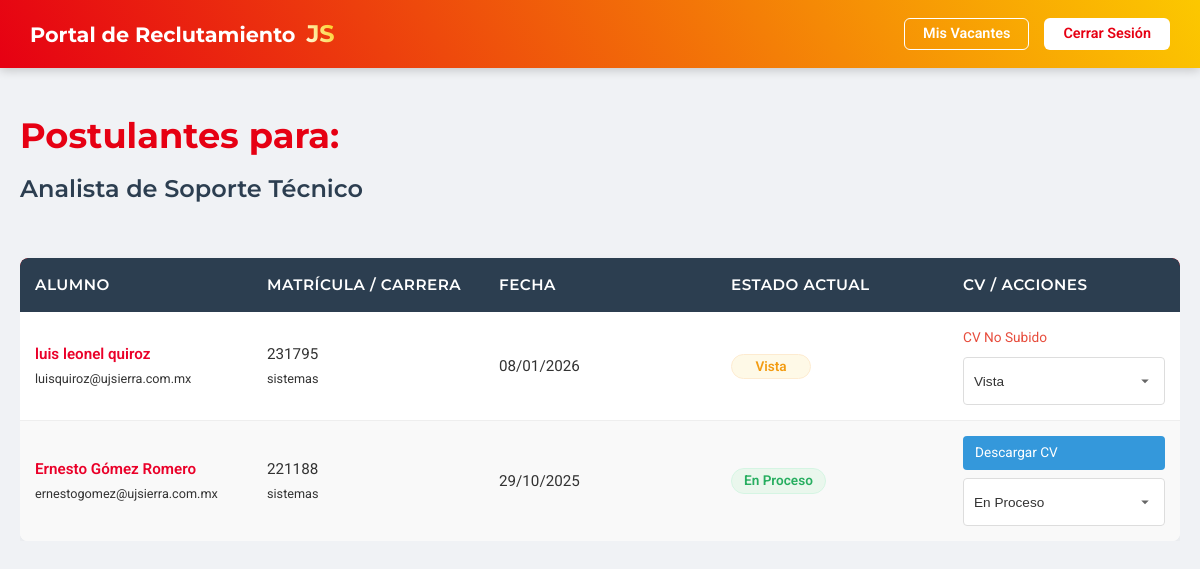
/Justo-Sierra/companies/ver_postulaciones.php?id_vacante=3 (signed in), run on the app's committed database.
### tables this page shows
CREATE TABLE `vacantes` (
  `id_vacante` int(11) NOT NULL,
  `id_empresa` int(11) NOT NULL,
  `titulo` varchar(255) NOT NULL,
  `descripcion` text NOT NULL,
  `tipo_contrato` enum('tiempo_completo','medio_tiempo','practicas','temporal','proyecto') NOT NULL,
  `modalidad` enum('presencial','remoto','hibrido') NOT NULL,
  `salario_ofrecido` decimal(10,2) DEFAULT NULL,
  `carrera_afin` varchar(100) DEFAULT NULL,
  `ubicacion` varchar(255) DEFAULT NULL,
  `estado` enum('abierta','cerrada') DEFAULT 'abierta',
  `fecha_publicacion` timestamp NOT NULL DEFAULT current_timestamp()
);

CREATE TABLE `postulaciones` (
  `id_postulacion` int(11) NOT NULL,
  `id_alumno` int(11) NOT NULL,
  `id_vacante` int(11) NOT NULL,
  `fecha_postulacion` timestamp NOT NULL DEFAULT current_timestamp(),
  `estado_postulacion` enum('enviada','vista','en_proceso','rechazada') DEFAULT 'enviada'
);

CREATE TABLE `alumnos` (
  `id_alumno` int(11) NOT NULL,
  `nombre` varchar(100) NOT NULL,
  `apellidos` varchar(150) NOT NULL,
  `email` varchar(255) NOT NULL,
  `password` varchar(255) NOT NULL,
  `matricula` varchar(20) NOT NULL,
  `carrera` varchar(100) DEFAULT NULL,
  `semestre` int(11) DEFAULT NULL,
  `cv_url` varchar(255) DEFAULT NULL,
  `perfil_linkedin` varchar(255) DEFAULT NULL,
  `fecha_registro` timestamp NOT NULL DEFAULT current_timestamp()
);

### Justo-Sierra/companies/ver_postulaciones.php (the view, shortened to what this page needs)
<?php
include '../config/conexion.php';
$id_empresa = $_SESSION['id_empresa'];
$id_vacante = $_GET['id_vacante'] ?? null;
$postulantes = [];
$vacante_titulo = '';
$error_db = null;
try {
    $sql_check = "SELECT titulo FROM Vacantes WHERE id_vacante = :id_vacante AND id_empresa = :id_empresa";
    $stmt_check = $conexion->prepare($sql_check);
    $stmt_check->bindParam(':id_vacante', $id_vacante, PDO::PARAM_INT);
    $stmt_check->bindParam(':id_empresa', $id_empresa, PDO::PARAM_INT);
    $stmt_check->execute();
    $vacante_data = $stmt_check->fetch(PDO::FETCH_ASSOC);
    $vacante_titulo = $vacante_data['titulo'];
    $sql = "SELECT
                p.id_postulacion,
                p.fecha_postulacion,
                p.estado_postulacion,
                a.id_alumno,
                a.nombre,
                a.apellidos,
                a.email,
                a.matricula,
                a.carrera,
                a.cv_url
            FROM
                Postulaciones AS p
            JOIN
                Alumnos AS a ON p.id_alumno = a.id_alumno
            WHERE
                p.id_vacante = :id_vacante
            ORDER BY
                p.fecha_postulacion DESC";
    $stmt = $conexion->prepare($sql);
    $stmt->bindParam(':id_vacante', $id_vacante, PDO::PARAM_INT);
    $stmt->execute();
    $postulantes = $stmt->fetchAll(PDO::FETCH_ASSOC);
} catch (PDOException $e) {
    $error_db = "Error al cargar los postulantes: " . $e->getMessage();
}
?>
<!DOCTYPE html>
<html lang="es">
<head>
    <link rel="stylesheet" href="../assets/css/style.css">
</head>
<body>
    <nav class="navbar">
        <div class="navbar-brand">
            Portal de Reclutamiento <span class="brand-js">JS</span>
        </div>
        <div class="navbar-links">
            <a href="gestion_vacantes.php" class="btn-secondary-nav">Mis Vacantes</a>
            <a href="../logout.php" class="btn-logout">Cerrar Sesión</a>
        </div>
    </nav>
    <div class="dashboard-container">
        <h1 style="margin-top: 30px; margin-bottom: 5px; text-align: left;">
            Postulantes para:
        </h1>
        <h2 style="margin-top: 0; margin-bottom: 30px; font-weight: 600; color: #2c3e50;">
            <?php echo htmlspecialchars($vacante_titulo); ?>
        </h2>
        <?php if ($error_db): ?>
            <div class="mensaje error"><?php echo htmlspecialchars($error_db); ?></div>
        <?php else: ?>
            <div class="table-responsive">
                <table class="applications-table">
                    <thead>
                        <tr>
                            <th>Alumno</th>
                            <th>Matrícula / Carrera</th>
                            <th>Fecha</th>
                            <th>Estado Actual</th>
                            <th>CV / Acciones</th>
                        </tr>
                    </thead>
                    <tbody>
                        <?php foreach ($postulantes as $p): ?>
                            <tr>
                                <td data-label="Alumno">
                                    <strong><?php echo htmlspecialchars($p['nombre'] . ' ' . $p['apellidos']); ?></strong>
                                    <br><small><?php echo htmlspecialchars($p['email']); ?></small>
                                </td>
                                <td data-label="Matrícula / Carrera">
                                    <?php echo htmlspecialchars($p['matricula']); ?>
                                    <br><small><?php echo htmlspecialchars($p['carrera']); ?></small>
                                </td>
                                <td data-label="Fecha"><?php echo date('d/m/Y', strtotime($p['fecha_postulacion'])); ?></td>
                                <td data-label="Estado">
                                    <?php
                                        $estado_raw = strtolower($p['estado_postulacion']);
                                        if ($estado_raw == 'en_proceso') {
                                            $estado_display = 'En proceso';
                                        } else {
                                            $estado_display = ucfirst($estado_raw);
                                        }
                                    ?>
                                    <span class="status-badge status-<?php echo $estado_raw; ?>">
                                        <?php echo htmlspecialchars($estado_display); ?>
                                    </span>
                                </td>
                                <td data-label="CV / Acciones">
                                    <div class="table-actions-group">
                                        <?php if ($p['cv_url']): ?>
                                            <a href="../<?php echo htmlspecialchars($p['cv_url']); ?>" target="_blank"
                                               class="table-action-link action-download">
                                                Descargar CV
                                            </a>
                                        <?php else: ?>
                                            <span style="color: #e74c3c; font-size: 0.9em;">CV No Subido</span>
                                        <?php endif; ?>
                                        <form method="POST" style="display: inline;" onsubmit="return confirm('¿Estás seguro de cambiar el estado de esta postulación?');">
                                            <select name="new_status" onchange="if(confirm('¿Cambiar estado de la postulación?')) { this.form.submit(); }">
                                                <option value="vista" <?php if ($p['estado_postulacion'] == 'vista') echo 'selected'; ?>>Vista</option>
                                                <option value="en_proceso" <?php if ($p['estado_postulacion'] == 'en_proceso') echo 'selected'; ?>>En Proceso</option>
                                            </select>
                                        </form>
                                    </div>
                                </td>
                            </tr>
                        <?php endforeach; ?>
                    </tbody>
                </table>
            </div>
        <?php endif; ?>
    </div>
</body>
</html>

### Justo-Sierra/assets/css/style.css (style rules this page uses)
:root { --color-js-rojo-principal: #E60013; --color-js-rojo-secundario: #EA0029; --color-js-amarillo: #FCC800; --gradiente-js-principal: linear-gradient(60deg, var(--color-js-rojo-principal), var(--color-js-amarillo)); --color-fondo: #f0f2f5; --color-texto-principal: #333; --color-texto-secundario: #666; --color-borde: #dee2e6; --color-blanco: #FFFFFF; --color-exito: #28a745; --color-error: #dc3545; --color-info: #17a2b8; --fuente-principal: 'Roboto', sans-serif; --fuente-titulos: 'Montserrat', sans-serif; }
* { box-sizing: border-box; margin: 0; padding: 0; }
body { font-family: var(--fuente-principal); background-color: var(--color-fondo); color: var(--color-texto-principal); line-height: 1.6; min-height: 100vh; }
h1, h2, h3, h4, h5, h6 { font-family: var(--fuente-titulos); color: var(--color-js-rojo-secundario); margin-bottom: 0.75rem; font-weight: 700; }
.dashboard-container h1 { color: var(--color-js-rojo-principal) !important; margin-top: 30px; margin-bottom: 25px; text-align: left; font-size: 2.2rem; }
a { color: var(--color-js-rojo-principal); text-decoration: none; }
input[type="text"], input[type="email"], input[type="password"], select, textarea { width: 100%; padding: 10px 12px; border: 1px solid var(--color-borde); border-radius: 6px; font-size: 1rem; color: var(--color-texto-principal); background-color: var(--color-blanco); transition: border-color 0.3s ease, box-shadow 0.3s ease; height: 48px; }
select { appearance: none; background-repeat: no-repeat; background-position: right 10px center; padding-right: 35px; }
.navbar { width: 100%; background: var(--gradiente-js-principal); padding: 15px 30px; color: var(--color-blanco); display: flex; justify-content: space-between; align-items: center; box-shadow: 0 2px 10px rgba(0, 0, 0, 0.2); }
.navbar-brand { font-family: var(--fuente-titulos); font-size: 1.3rem; font-weight: 700; color: var(--color-blanco) !important; }
.navbar-brand .brand-js { background: linear-gradient(60deg, var(--color-blanco), var(--color-js-amarillo)); -webkit-background-clip: text; background-clip: text; -webkit-text-fill-color: transparent; color: transparent; display: inline-block; font-size: 1.5rem; margin-left: 5px; }
.navbar-links { display: flex; align-items: center; gap: 15px; }
.btn-secondary-nav { background: none; color: var(--color-blanco); padding: 8px 18px; border-radius: 6px; font-weight: 600; font-size: 0.9rem; text-decoration: none; transition: all 0.3s ease; border: 1px solid var(--color-blanco); line-height: 1; }
.btn-logout { background-color: var(--color-blanco); color: var(--color-js-rojo-principal); padding: 8px 18px; border-radius: 6px; font-weight: 600; font-size: 0.9rem; transition: all 0.3s ease; border: 1px solid transparent; line-height: 1; }
.dashboard-container { width: 100%; max-width: 1200px; margin: 40px auto; padding: 0 20px; }
.table-responsive { overflow-x: auto; width: 100%; margin-top: 25px; }
.applications-table { width: 100%; border-collapse: separate; border-spacing: 0; font-size: 0.95rem; min-width: 700px; background-color: var(--color-blanco); border-radius: 8px; box-shadow: 0 4px 12px rgba(0, 0, 0, 0.08); overflow: hidden; color: var(--color-texto-principal); table-layout: fixed; }
.applications-table thead { background-color: var(--color-js-rojo-principal); color: var(--color-blanco); }
.applications-table th { padding: 15px 20px; text-align: left; font-weight: 600; text-transform: uppercase; letter-spacing: 0.5px; border-bottom: none; }
.applications-table th:first-child { border-top-left-radius: 8px; }
.applications-table th:last-child { border-top-right-radius: 8px; }
.applications-table td { padding: 15px 20px; border-bottom: 1px solid var(--color-borde); vertical-align: middle; word-wrap: break-word; }
.applications-table tbody tr:last-child td { border-bottom: none; }
.applications-table tbody tr { transition: background-color 0.2s ease; }
.applications-table tbody tr:nth-of-type(even) { background-color: #f9f9f9; }
.applications-table td strong { font-weight: 600; color: var(--color-js-rojo-secundario); }
.status-badge { display: inline-block; padding: 6px 14px; border-radius: 20px; font-size: 0.8rem; font-weight: 600; text-transform: capitalize; line-height: 1; min-width: 80px; text-align: center; }
.status-en_revision, .status-vista { background-color: #fff8e1; color: #ff8f00; }

### data on the page
vacantes: titulo "Analista de Soporte Técnico"
postulaciones: id_alumno.apellidos "luis leonel quiroz", id_alumno.email "luisquiroz@ujsierra.com.mx", id_alumno.matricula "231795", id_alumno.carrera "sistemas", fecha_postulacion "08/01/2026", estado_postulacion "Vista", shows "CV No Subido", new_status "Vista"
postulaciones: id_alumno.apellidos "Ernesto Gómez Romero", id_alumno.email "ernestogomez@ujsierra.com.mx", id_alumno.matricula "221188", id_alumno.carrera "sistemas", fecha_postulacion "29/10/2025", estado_postulacion "En Proceso", new_status "En Proceso"
